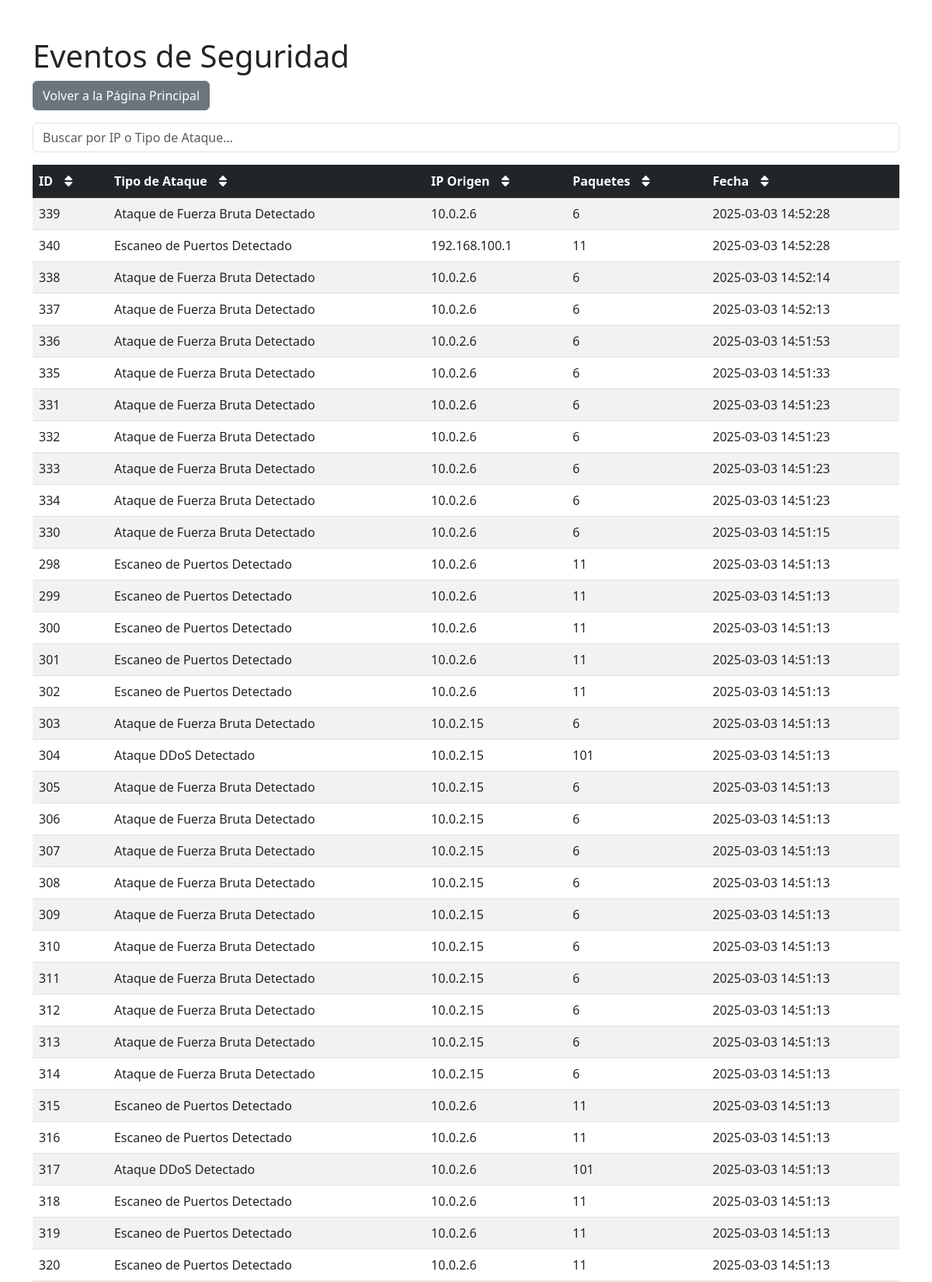
The app's page /ver_eventos (upper part) with its own data.
### tables this page shows
CREATE TABLE eventos (
                id INTEGER PRIMARY KEY AUTOINCREMENT,
                tipo_ataque TEXT NOT NULL,
                ip_origen TEXT NOT NULL,
                paquetes INTEGER NOT NULL,
                timestamp TIMESTAMP DEFAULT CURRENT_TIMESTAMP
            );

### app.py (the view)
@app.route('/ver_eventos')
def ver_eventos():
    eventos = get_events()
    return render_template("ver_eventos.html", eventos=eventos)

### app.py (called while the page is built)
def get_db_connection():
    try:
        return sqlite3.connect(DB_PATH)
    except sqlite3.Error as e:
        print(f"Error al conectar a la base de datos: {e}")
        return None

def get_events():
    conn = get_db_connection()
    if not conn:
        return []
    cursor = conn.cursor()
    cursor.execute("SELECT id, tipo_ataque, ip_origen, paquetes, timestamp FROM eventos ORDER BY timestamp DESC")
    eventos = [{"id": row[0], "tipo_ataque": row[1], "ip_origen": row[2], "paquetes": row[3], "timestamp": row[4]} for row in cursor.fetchall()]
    conn.close()
    return eventos

### templates/ver_eventos.html (shortened to what this page needs)
<!DOCTYPE html>
<html>
<head>
    <link rel="stylesheet" href="https://cdn.jsdelivr.net/npm/bootstrap@5.3.0/dist/css/bootstrap.min.css">
    <link rel="stylesheet" href="https://cdnjs.cloudflare.com/ajax/libs/font-awesome/6.0.0/css/all.min.css">
</head>
<body class="container mt-5">
    <h1>Eventos de Seguridad</h1>
    <button onclick="window.location.href='/'" class="btn btn-secondary mb-3">
        Volver a la Página Principal
    </button>
    <div class="mb-3">
        <input type="text" id="searchInput" class="form-control" placeholder="Buscar por IP o Tipo de Ataque...">
    </div>
    <div class="table-container">
        <table class="table table-striped">
            <thead class="table-dark">
                <tr>
                    <th data-column="id" data-type="number">
                        ID
                        <button class="sort-btn"><i class="fas fa-sort"></i></button>
                    </th>
                    <th data-column="tipo_ataque" data-type="string">
                        Tipo de Ataque
                        <button class="sort-btn"><i class="fas fa-sort"></i></button>
                    </th>
                    <th data-column="ip_origen" data-type="string">
                        IP Origen
                        <button class="sort-btn"><i class="fas fa-sort"></i></button>
                    </th>
                    <th data-column="paquetes" data-type="number">
                        Paquetes
                        <button class="sort-btn"><i class="fas fa-sort"></i></button>
                    </th>
                    <th data-column="timestamp" data-type="date">
                        Fecha
                        <button class="sort-btn"><i class="fas fa-sort"></i></button>
                    </th>
                </tr>
            </thead>
            <tbody id="eventTable">
                {% if eventos %}
                {% for evento in eventos %}
                <tr>
                    <td>{{ evento.id }}</td>
                    <td>{{ evento.tipo_ataque }}</td>
                    <td>{{ evento.ip_origen }}</td>
                    <td>{{ evento.paquetes }}</td>
                    <td>{{ evento.timestamp }}</td>
                </tr>
                {% endfor %}
                {% else %}
                <tr>
                    <td colspan="5" class="text-center">No hay eventos registrados.</td>
                </tr>
                {% endif %}
            </tbody>
        </table>
    </div>
</body>
</html>

### templates/ver_eventos.html (style rules this page uses)
.sort-btn { background: none; border: none; color: white; margin-left: 5px; cursor: pointer; }

### records on screen
eventos: id "339", tipo_ataque "Ataque de Fuerza Bruta Detectado", ip_origen "10.0.2.6", paquetes "6", timestamp "2025-03-03 14:52:28"
eventos: id "340", tipo_ataque "Escaneo de Puertos Detectado", ip_origen "192.168.100.1", paquetes "11", timestamp "2025-03-03 14:52:28"
eventos: id "338", tipo_ataque "Ataque de Fuerza Bruta Detectado", ip_origen "10.0.2.6", paquetes "6", timestamp "2025-03-03 14:52:14"
eventos: id "337", tipo_ataque "Ataque de Fuerza Bruta Detectado", ip_origen "10.0.2.6", paquetes "6", timestamp "2025-03-03 14:52:13"
eventos: id "336", tipo_ataque "Ataque de Fuerza Bruta Detectado", ip_origen "10.0.2.6", paquetes "6", timestamp "2025-03-03 14:51:53"
eventos: id "335", tipo_ataque "Ataque de Fuerza Bruta Detectado", ip_origen "10.0.2.6", paquetes "6", timestamp "2025-03-03 14:51:33"
eventos: id "331", tipo_ataque "Ataque de Fuerza Bruta Detectado", ip_origen "10.0.2.6", paquetes "6", timestamp "2025-03-03 14:51:23"
eventos: id "332", tipo_ataque "Ataque de Fuerza Bruta Detectado", ip_origen "10.0.2.6", paquetes "6", timestamp "2025-03-03 14:51:23"
eventos: id "333", tipo_ataque "Ataque de Fuerza Bruta Detectado", ip_origen "10.0.2.6", paquetes "6", timestamp "2025-03-03 14:51:23"
eventos: id "334", tipo_ataque "Ataque de Fuerza Bruta Detectado", ip_origen "10.0.2.6", paquetes "6", timestamp "2025-03-03 14:51:23"
eventos: id "330", tipo_ataque "Ataque de Fuerza Bruta Detectado", ip_origen "10.0.2.6", paquetes "6", timestamp "2025-03-03 14:51:15"
eventos: id "298", tipo_ataque "Escaneo de Puertos Detectado", ip_origen "10.0.2.6", paquetes "11", timestamp "2025-03-03 14:51:13"
eventos: id "299", tipo_ataque "Escaneo de Puertos Detectado", ip_origen "10.0.2.6", paquetes "11", timestamp "2025-03-03 14:51:13"
eventos: id "300", tipo_ataque "Escaneo de Puertos Detectado", ip_origen "10.0.2.6", paquetes "11", timestamp "2025-03-03 14:51:13"
eventos: id "301", tipo_ataque "Escaneo de Puertos Detectado", ip_origen "10.0.2.6", paquetes "11", timestamp "2025-03-03 14:51:13"
eventos: id "302", tipo_ataque "Escaneo de Puertos Detectado", ip_origen "10.0.2.6", paquetes "11", timestamp "2025-03-03 14:51:13"
eventos: id "303", tipo_ataque "Ataque de Fuerza Bruta Detectado", ip_origen "10.0.2.15", paquetes "6", timestamp "2025-03-03 14:51:13"
eventos: id "304", tipo_ataque "Ataque DDoS Detectado", ip_origen "10.0.2.15", paquetes "101", timestamp "2025-03-03 14:51:13"
eventos: id "305", tipo_ataque "Ataque de Fuerza Bruta Detectado", ip_origen "10.0.2.15", paquetes "6", timestamp "2025-03-03 14:51:13"
eventos: id "306", tipo_ataque "Ataque de Fuerza Bruta Detectado", ip_origen "10.0.2.15", paquetes "6", timestamp "2025-03-03 14:51:13"
eventos: id "307", tipo_ataque "Ataque de Fuerza Bruta Detectado", ip_origen "10.0.2.15", paquetes "6", timestamp "2025-03-03 14:51:13"
eventos: id "308", tipo_ataque "Ataque de Fuerza Bruta Detectado", ip_origen "10.0.2.15", paquetes "6", timestamp "2025-03-03 14:51:13"
eventos: id "309", tipo_ataque "Ataque de Fuerza Bruta Detectado", ip_origen "10.0.2.15", paquetes "6", timestamp "2025-03-03 14:51:13"
eventos: id "310", tipo_ataque "Ataque de Fuerza Bruta Detectado", ip_origen "10.0.2.15", paquetes "6", timestamp "2025-03-03 14:51:13"
eventos: id "311", tipo_ataque "Ataque de Fuerza Bruta Detectado", ip_origen "10.0.2.15", paquetes "6", timestamp "2025-03-03 14:51:13"
eventos: id "312", tipo_ataque "Ataque de Fuerza Bruta Detectado", ip_origen "10.0.2.15", paquetes "6", timestamp "2025-03-03 14:51:13"
eventos: id "313", tipo_ataque "Ataque de Fuerza Bruta Detectado", ip_origen "10.0.2.15", paquetes "6", timestamp "2025-03-03 14:51:13"
eventos: id "314", tipo_ataque "Ataque de Fuerza Bruta Detectado", ip_origen "10.0.2.15", paquetes "6", timestamp "2025-03-03 14:51:13"
eventos: id "315", tipo_ataque "Escaneo de Puertos Detectado", ip_origen "10.0.2.6", paquetes "11", timestamp "2025-03-03 14:51:13"
eventos: id "316", tipo_ataque "Escaneo de Puertos Detectado", ip_origen "10.0.2.6", paquetes "11", timestamp "2025-03-03 14:51:13"
eventos: id "317", tipo_ataque "Ataque DDoS Detectado", ip_origen "10.0.2.6", paquetes "101", timestamp "2025-03-03 14:51:13"
eventos: id "318", tipo_ataque "Escaneo de Puertos Detectado", ip_origen "10.0.2.6", paquetes "11", timestamp "2025-03-03 14:51:13"
eventos: id "319", tipo_ataque "Escaneo de Puertos Detectado", ip_origen "10.0.2.6", paquetes "11", timestamp "2025-03-03 14:51:13"
eventos: id "320", tipo_ataque "Escaneo de Puertos Detectado", ip_origen "10.0.2.6", paquetes "11", timestamp "2025-03-03 14:51:13"
